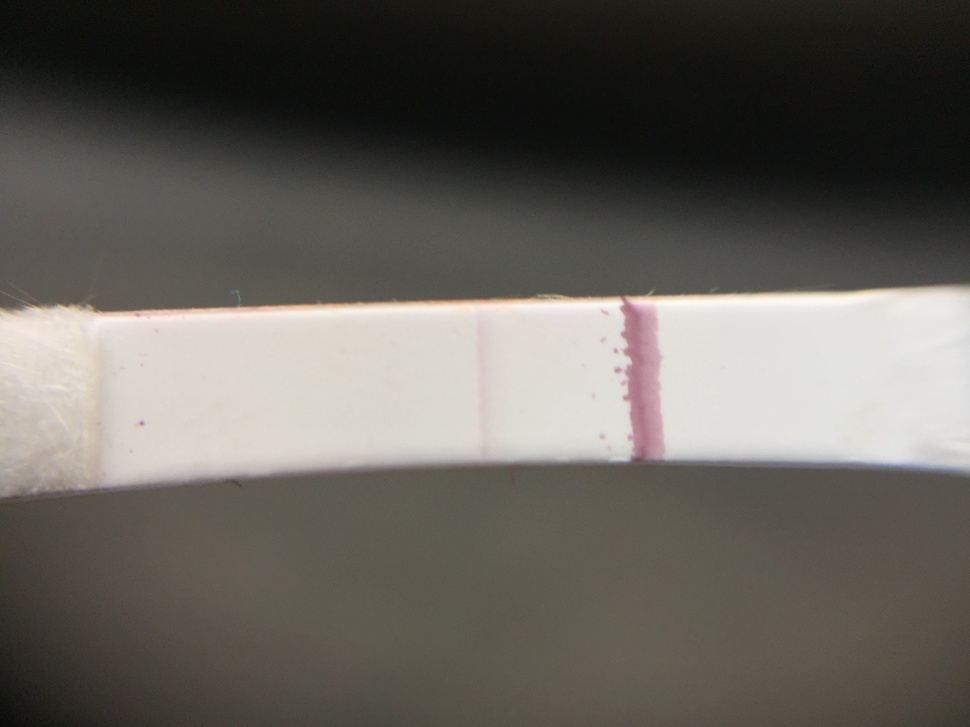
#> input picture data_input/IMG_3112.JPG, 970 x 727 px, shrunk from 3264 x 2448 before the run
$ jupyter execute --allow-errors bacterial_strip_segmentation.ipynb   (shell and % lines are left out)
#> lines starting #> are read from the running program, lines starting #| are printed output that depends on the picture; after the words box and inside, x2 and y2 are one past the last pixel; in counts of white or black regions, pixels touching at a corner belong together
# Automated bacterial strip segmentation

This is an image segmentation algorithm using basic functions from OpenCV. The task is to crop bacterial test trips from image.

[cell 1]
# Import all necesary libraries
import cv2
import numpy as np
import matplotlib.pyplot as plt
import os

[cell 2]
# Some function definition:
def plthist(image):
    color = ('b','g','r')
    for i,col in enumerate(color):
        histr = cv2.calcHist([image],[i],None,[256],[0,256])
        plt.plot(histr,color = col)
        plt.xlim([0,256])
    return plt.show()

def crop_center(image,cropx,cropy):
    y,x = image.shape[0:2]
    startx = x//2-(cropx//2)
    starty = y//2-(cropy//2)
    return image[starty:starty+cropy,startx:startx+cropx,:]

[cell 3]
# Read and display the image
input_dir = "data_input"
filename = "IMG_3112.JPG"
image_path = os.path.join(input_dir,filename)
original = cv2.imread(image_path)
#> original is the input picture: shape (727, 970, 3); mean B, G, R 91.5, 97.8, 101
plt.imshow(cv2.cvtColor(original, cv2.COLOR_BGR2RGB))

[cell 4]
# First check historgram of image
plthist(original)

## Part 1: Bacterial Strip Segmentation

[cell 5]
#Check histogram for Gaussian blur
blur = cv2.GaussianBlur(original,(5,5),0)
plthist(blur)
#> in plthist (call 2), `return plt.show()`:
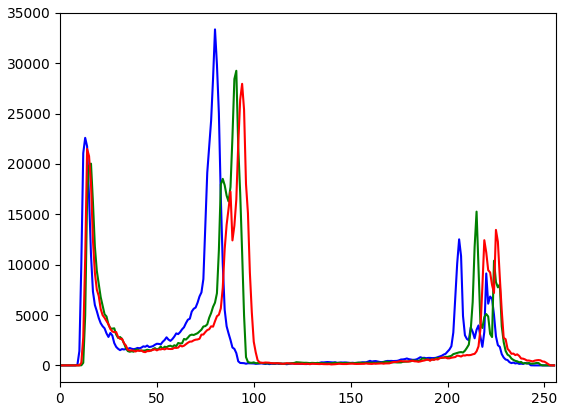
#> figure drawn by matplotlib, 1 panel; curve peaks at x = 80, y = 33354; curve peaks at x = 91, y = 29247; curve peaks at x = 94, y = 27951

We see that pixels are broadly divided into 2 groups: <br>
One group has value in the range of 50-100 and other group has value outside it. Since 2 clear groups seem to exist in the image, first lets try **OTSU** thresholding in this image to see what kind of mask it can generate

[cell 6]
# Otsu Thresholding with Gaussian Blur
blur1 = cv2.GaussianBlur(original,(7,7),0)
bw = cv2.cvtColor(blur1, cv2.COLOR_BGR2GRAY)
ret, otsu_th = cv2.threshold(bw,0,255,cv2.THRESH_BINARY+cv2.THRESH_OTSU)
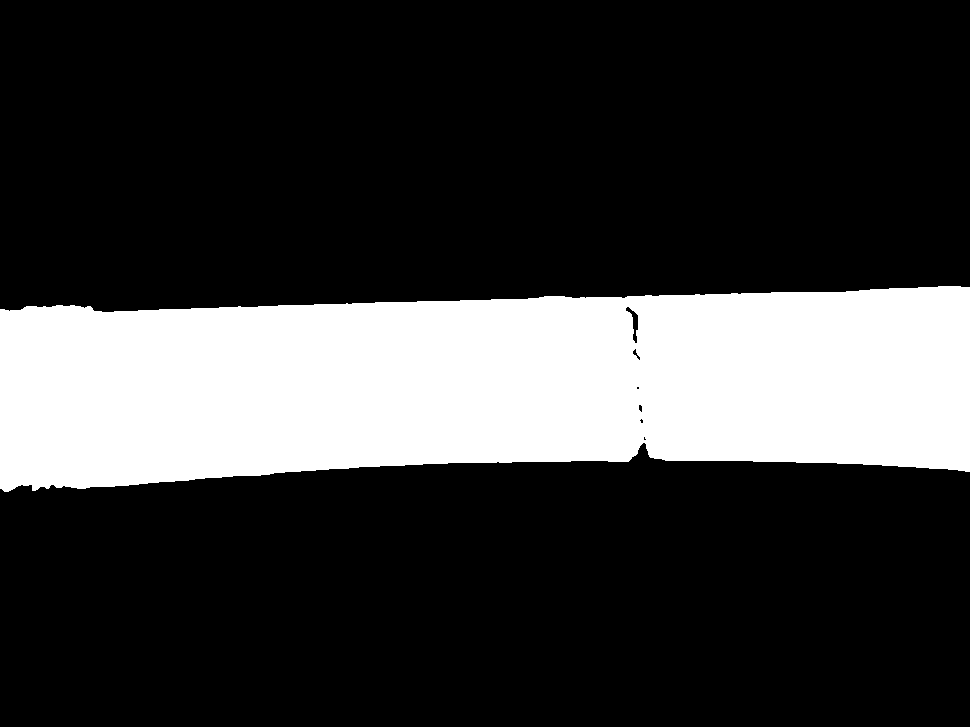
#> otsu_th: shape (727, 970); 23.3% white; 1 white region, box (x1, y1, x2, y2) and area: (0, 286, 970, 492) 164583
#> ret = 138
plt.imshow(otsu_th, cmap='gray')

Here we see that the foreground pixels have gaps in them. To fill up this gap we can use Morhological operations like Area closing which is applicable in this case as seen from image.

[cell 7]
# Area Closing
kernel = np.ones((120,120),'uint8')
closing = cv2.morphologyEx(otsu_th, cv2.MORPH_CLOSE, kernel)
#> closing: shape (727, 970); 23.5% white; 1 white region, box (x1, y1, x2, y2) and area: (0, 287, 970, 493) 165732
plt.imshow(closing, cmap='gray')

[cell 8]
# Prepare segmented image
mask_strip = cv2.merge((closing,closing,closing))
strip= cv2.bitwise_and(original, mask_strip)
plt.imshow(cv2.cvtColor(strip, cv2.COLOR_BGR2RGB))

## Part 2: Autocrop for Bacterial Strip

We cropping we will use numpy indexing. We create a boolean two boolean mask and do their multiplication to come to the resultant image.

[cell 9]
tol =0
mask = strip[:,:,0]>tol
ch1 = strip[:,:,0][np.ix_(mask.all(1),mask.any(0))]
ch2 = strip[:,:,1][np.ix_(mask.all(1),mask.any(0))]
ch3 = strip[:,:,2][np.ix_(mask.all(1),mask.any(0))]
final = cv2.merge((ch1,ch2,ch3))
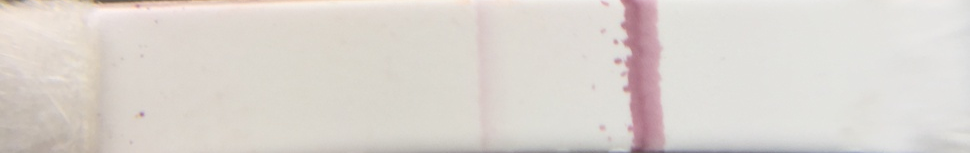
#> final: shape (153, 970, 3); mean B, G, R 208, 213.5, 219.6
plt.imshow(cv2.cvtColor(final, cv2.COLOR_BGR2RGB))

## Part 3: Cropping only the bacterial stain protion from the strip

[cell 10]
# Check Otsu Thresholding
gray = cv2.cvtColor(strip, cv2.COLOR_BGR2GRAY)
ret, otsu_th2 = cv2.threshold(gray,0,255,cv2.THRESH_BINARY+cv2.THRESH_OTSU)
#> otsu_th2: shape (727, 970); 23.5% white; 1 white region, box (x1, y1, x2, y2) and area: (0, 287, 970, 493) 165581
#> ret = 106
plt.imshow(otsu_th2, cmap='gray')

We see that Otsu Thresholding does not yield any positive result. Lets see the HSV channel of the image

[cell 11]
hsv = cv2.cvtColor(final, cv2.COLOR_BGR2HSV)
#> hsv: shape (153, 970, 3); mean H, S, V 27.4, 14.6, 219.7
h = hsv[:,:,0]
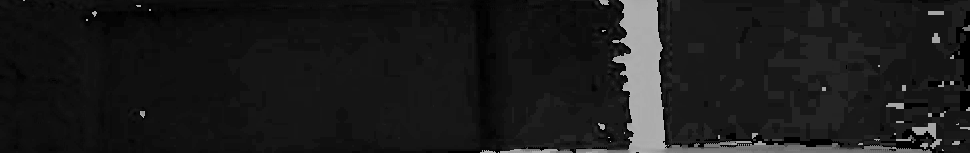
#> h: shape (153, 970); min 0, max 179, mean 27.4
s = hsv[:,:,1]
v = hsv[:,:,2]
hsv_split = np.concatenate((h,s,v), axis=1)
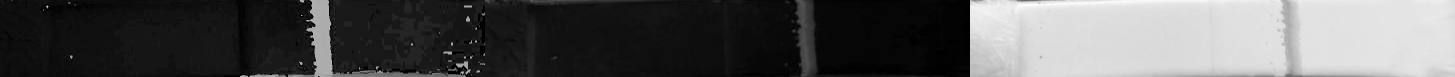
#> hsv_split: shape (153, 2910) (shown at 1/2 size); min 0, max 255, mean 87.2
plt.imshow(hsv_split, cmap='gray')

Using HSV channel can give better results as we see that the central purple area is dintiguished in them. Also, as we see that the desired ROI is always in the center of the image, lets crop the image from center.

[cell 12]
# Cropped Image
height, width = original.shape[0:2]
#> height = 727; width = 970
cropped = crop_center(final,width//2,height)
plt.imshow(cv2.cvtColor(cropped, cv2.COLOR_BGR2RGB))

[cell 13]
# hsv for cropped image
hsv = cv2.cvtColor(cropped, cv2.COLOR_BGR2HSV)
#> hsv: shape (153, 485, 3); mean H, S, V 32.2, 16.2, 217.8
h = hsv[:,:,0]
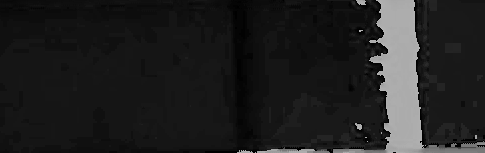
#> h: shape (153, 485); min 0, max 179, mean 32.2
s = hsv[:,:,1]
#> s: shape (153, 485)
v = hsv[:,:,2]
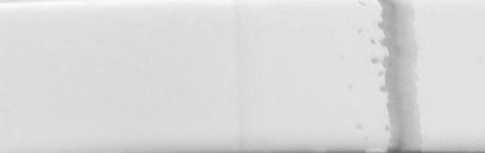
#> v: shape (153, 485); min 104, max 252, mean 217.8

# Otsu thresholding on hue channel
ret, hue = cv2.threshold(h,0,255,cv2.THRESH_BINARY+cv2.THRESH_OTSU)
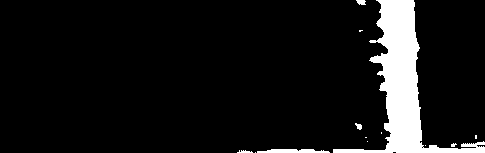
#> hue: shape (153, 485); 8.6% white; 13 white regions (8 under 20 px), largest, box (x1, y1, x2, y2) and area: (333, 0, 485, 153) 6003, (257, 149, 330, 153) 233, (356, 0, 366, 5) 39, (355, 123, 362, 130) 31, (237, 150, 253, 153) 31
#> ret = 83

# Otsu thresholding on sat channel
ret, sat = cv2.threshold(s,0,255,cv2.THRESH_BINARY+cv2.THRESH_OTSU)
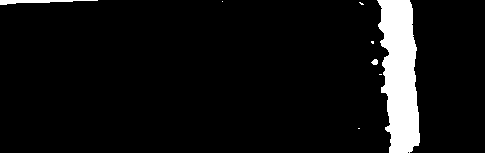
#> sat: shape (153, 485); 6.8% white; 8 white regions (5 under 20 px), largest, box (x1, y1, x2, y2) and area: (377, 0, 420, 153) 4724, (0, 0, 98, 5) 244, (371, 59, 378, 65) 31
#> ret = 36

thresh = cv2.bitwise_and(sat,hue)
#> thresh: shape (153, 485); 6.4% white; 6 white regions (5 under 20 px), largest, box (x1, y1, x2, y2) and area: (377, 0, 420, 153) 4682
plt.imshow(thresh, cmap='gray')

[cell 14]
# Area opening on final thresh image
kernel = np.ones((9,9),'uint8')
opening = cv2.morphologyEx(thresh, cv2.MORPH_OPEN, kernel)
#> opening: shape (153, 485); 6.1% white; 1 white region, box (x1, y1, x2, y2) and area: (381, 0, 420, 153) 4547
plt.imshow(opening, cmap='gray')

[cell 15]
# A bit of dilation
kernel = np.ones((3,3),'uint8')
dilate = cv2.dilate(opening,kernel,iterations=1)
#> dilate: shape (153, 485); 6.6% white; 1 white region, box (x1, y1, x2, y2) and area: (380, 0, 421, 153) 4908
plt.imshow(dilate, cmap='gray')

[cell 16]
# Convert the image back to original shape
top = 0
left = width//4
#> left = 242
constant= cv2.copyMakeBorder(dilate,top,top,left,left,cv2.BORDER_CONSTANT,0)
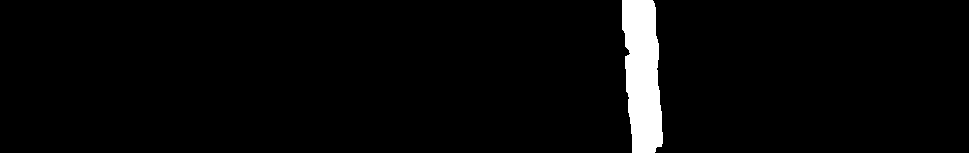
#> constant: shape (153, 969); 3.3% white; 1 white region, box (x1, y1, x2, y2) and area: (622, 0, 663, 153) 4908
plt.imshow(constant, cmap='gray')

[cell 17]
# Preparing segmented image
mask = cv2.merge((constant,constant,constant))
#> mask: shape (153, 969, 3); mean H, S, V 8.4, 8.4, 8.4
#> (the rest of this cell did not finish here and is left out)

$ run again, with data_input/IMG_3113.JPG copied over data_input/IMG_3112.JPG
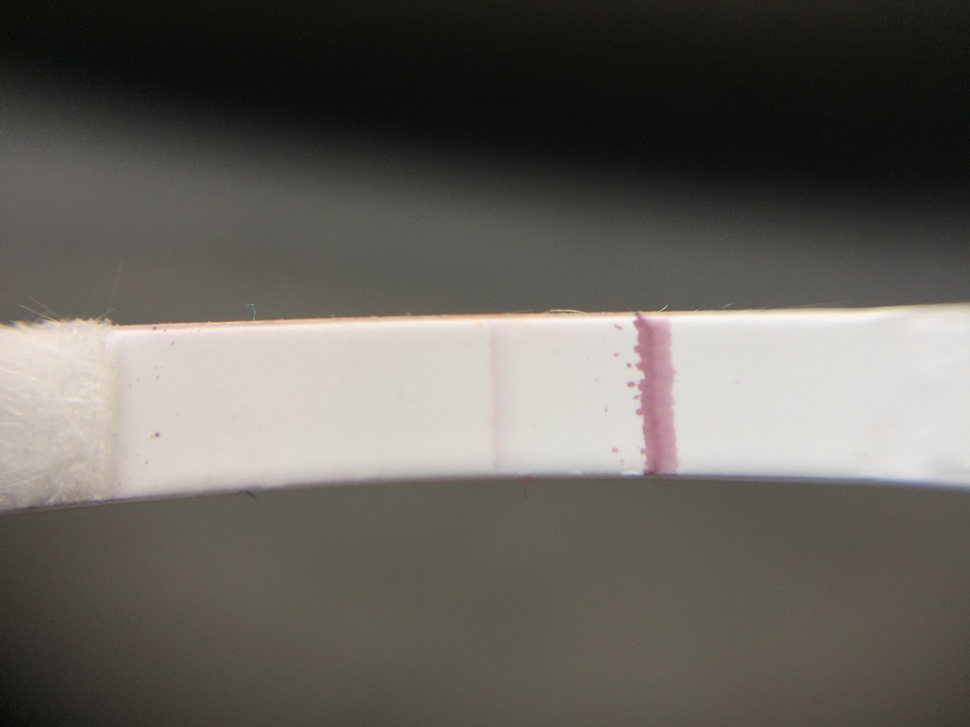
#> input picture data_input/IMG_3113.JPG, 970 x 727 px, shrunk from 3264 x 2448 before the run
#> original is the input picture: shape (727, 970, 3); mean B, G, R 91.8, 97.9, 101.5
#> `ret, otsu_th = cv2.threshold(bw,0,255,cv2.THRESH_BINARY+cv2.THRESH_OTSU)`:
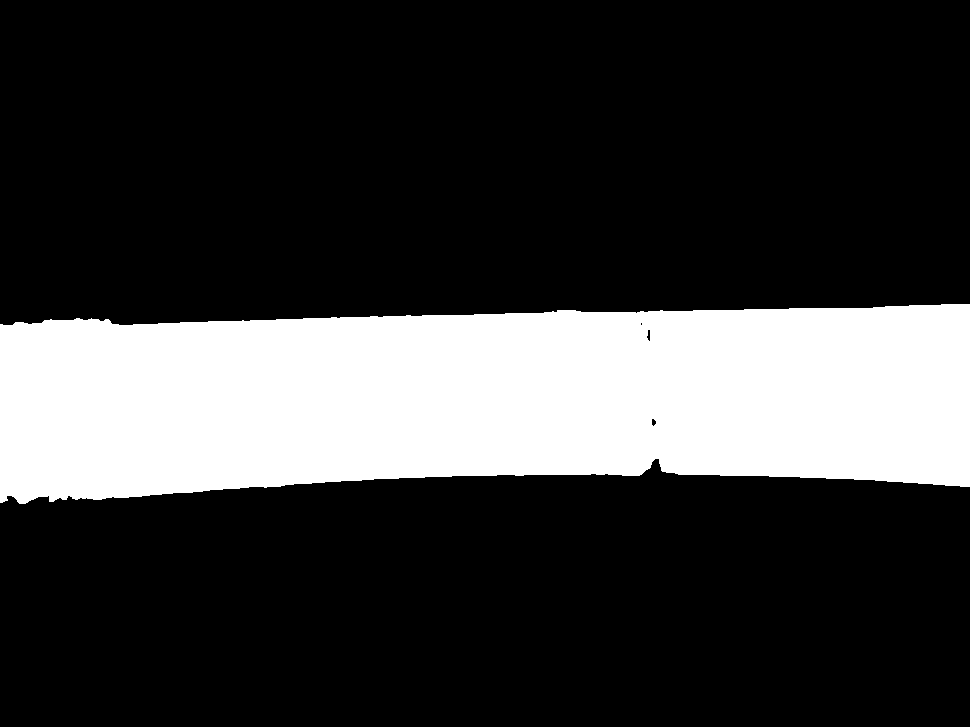
#> otsu_th: shape (727, 970); 23.2% white; 1 white region, box (x1, y1, x2, y2) and area: (0, 304, 970, 504) 163326
#> `ret, otsu_th = cv2.threshold(bw,0,255,cv2.THRESH_BINARY+cv2.THRESH_OTSU)`: ret = 137
#> closing: shape (727, 970); 23.4% white; 1 white region, box (x1, y1, x2, y2) and area: (0, 305, 970, 505) 164689
#> otsu_th2: shape (727, 970); 23.3% white; 1 white region, box (x1, y1, x2, y2) and area: (0, 305, 970, 505) 164484
#> `ret, otsu_th2 = cv2.threshold(gray,0,255,cv2.THRESH_BINARY+cv2.THRESH_..`: ret = 104
#> hue: shape (155, 485); 9.4% white; 16 white regions (12 under 20 px), largest, box (x1, y1, x2, y2) and area: (211, 0, 485, 155) 6906, (369, 0, 381, 7) 63, (367, 125, 377, 130) 37, (383, 39, 390, 44) 26
#> `ret, hue = cv2.threshold(h,0,255,cv2.THRESH_BINARY+cv2.THRESH_OTSU)`: ret = 83
#> sat: shape (155, 485); 7% white; 7 white regions (3 under 20 px), largest, box (x1, y1, x2, y2) and area: (391, 0, 433, 155) 4778, (0, 0, 131, 5) 388, (385, 60, 391, 66) 32, (382, 152, 397, 154) 29
#> `ret, sat = cv2.threshold(s,0,255,cv2.THRESH_BINARY+cv2.THRESH_OTSU)`: ret = 37
#> thresh: shape (155, 485); 6.4% white; 6 white regions (3 under 20 px), largest, box (x1, y1, x2, y2) and area: (391, 0, 433, 155) 4733, (382, 152, 397, 154) 29, (385, 60, 391, 64) 21
#> opening: shape (155, 485); 6.1% white; 1 white region, box (x1, y1, x2, y2) and area: (391, 0, 432, 153) 4554
#> dilate: shape (155, 485); 6.6% white; 1 white region, box (x1, y1, x2, y2) and area: (390, 0, 433, 154) 4936
#> `constant= cv2.copyMakeBorder(dilate,top,top,left,left,cv2.BORDER_CONST..`:
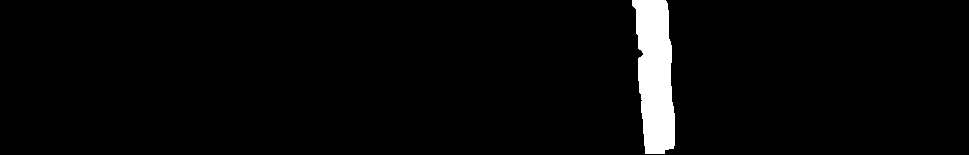
#> constant: shape (155, 969); 3.3% white; 1 white region, box (x1, y1, x2, y2) and area: (632, 0, 675, 154) 4936
